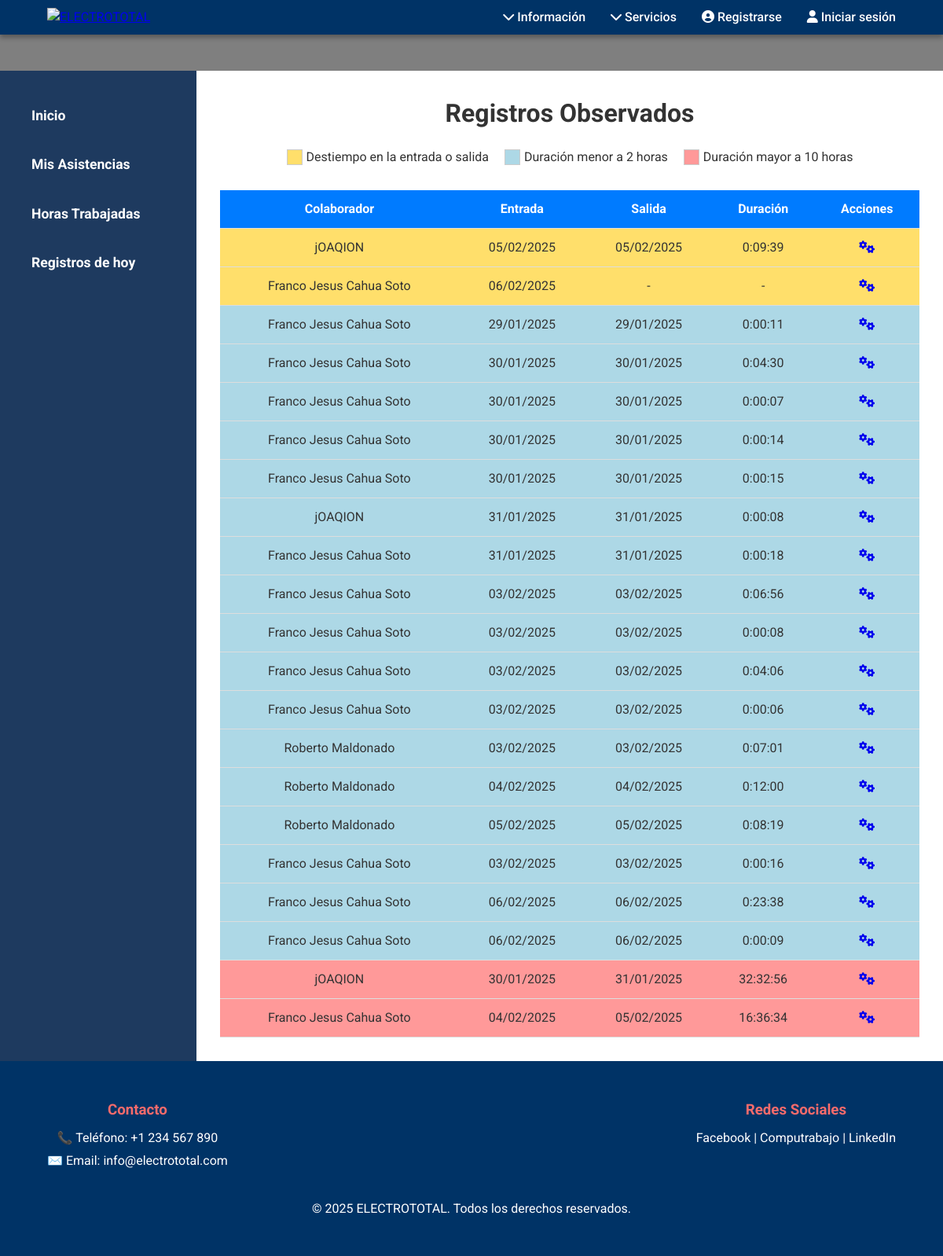
The app's page /personal/adminDashboard/observedList/, older data.
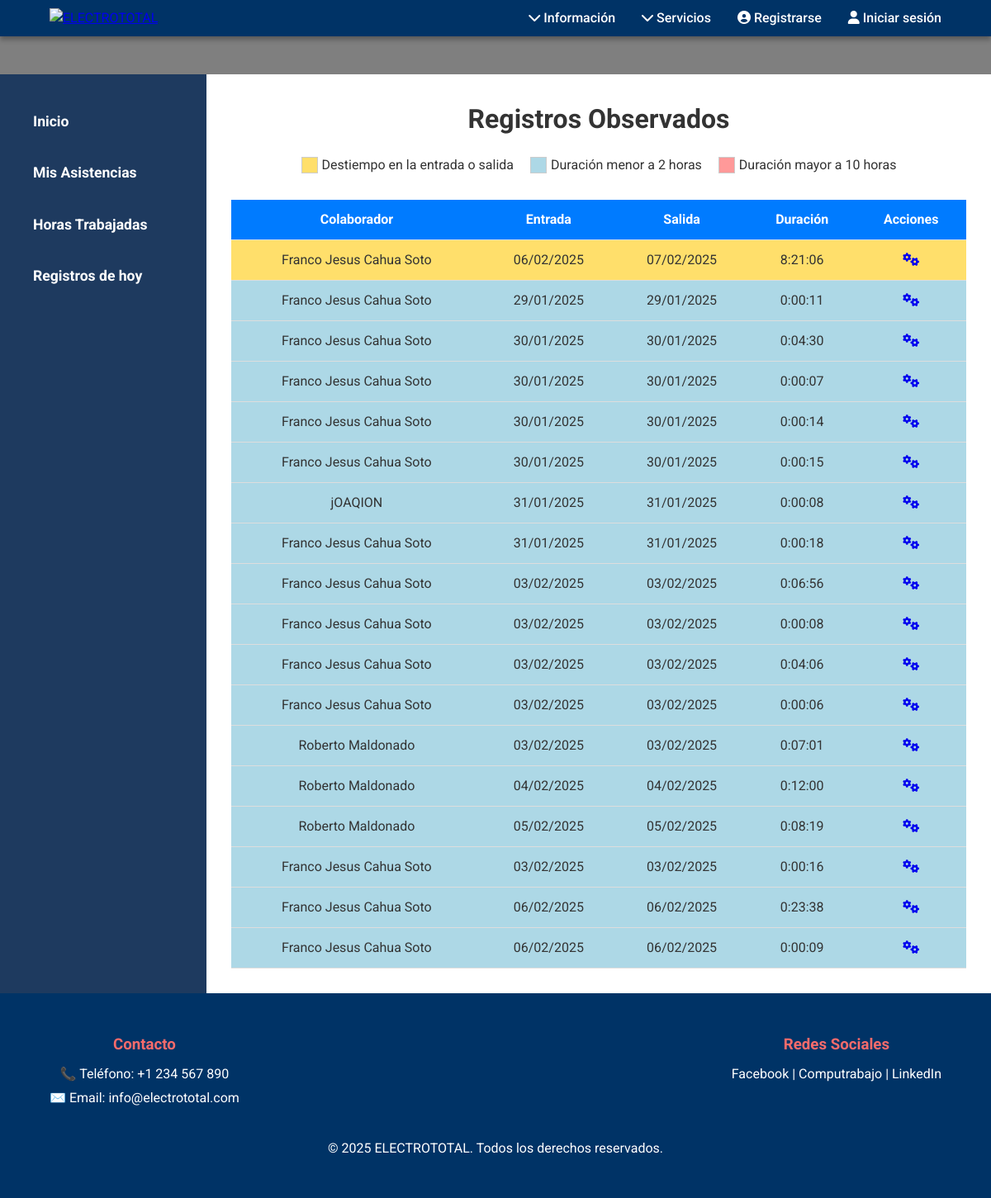
The same page, newer data.
### personal/models.py (models this page shows, shortened)
class AttendanceRecord(models.Model):
    isDelete=models.BooleanField(default=False)
    collaborator=models.ForeignKey(Collaborator, on_delete=models.CASCADE)
    inRecord=models.ForeignKey(Record, on_delete=models.CASCADE, related_name='input')
    outRecord=models.ForeignKey(Record, on_delete=models.CASCADE,blank=True,null=True, related_name='output')
    isLunch=models.BooleanField(default=False)
    objects=ModelManager()

class Collaborator(models.Model):
    isDelete= models.BooleanField(default=False)
    user = models.OneToOneField(CustomUser, on_delete=models.CASCADE)
    favoritePlaceIsOffice=models.BooleanField(default=False)
    isWorking=models.IntegerField(default=-1)
    objects=ModelManager()

class CustomUser(AbstractUser):
    isDelete= models.BooleanField(default=False)
    isAdmin = models.BooleanField(default=False)

class Record(models.Model):
    isDelete= models.BooleanField(default=False)
    typeIsInput= models.BooleanField(default=True)
    placeIsOffice=models.BooleanField(default=False)
    collaborator=models.ForeignKey(Collaborator, on_delete=models.CASCADE)
    placeDescription=models.CharField(max_length=30,blank=True,null=True)
    partialDateTime = models.DateTimeField(default=timezone.now )
    dateTime=models.DateTimeField(default=timezone.now)
    unTimelyDateTime = models.DateTimeField(null=True, blank=True)
    photo = models.ImageField(upload_to='fotos_asistencia/')
    objects=ModelManager()

### personal/views.py (the view)
# urls.py: path('adminDashboard/observedList/', views.attendanceObservationsView, name='observedList'), #
def attendanceObservationsView(request):
    attendance_records = AttendanceRecord.objects.enables()
    observed_recordsUnTimely = []
    observedRecordsShort = []
    observedRecordsLarge = []
    totalUnTimely, totalShort, totalLarge = 0, 0, 0
    for record in attendance_records:
        observed_status = isObserved(record)
        hoursWorked, _  = calculateHoursWorked(record)
        if observed_status == 0:
            observed_recordsUnTimely.append((record, hoursWorked))
            totalUnTimely += hoursWorked
        elif observed_status == 1:
            observedRecordsShort.append((record, hoursWorked))
            totalShort += hoursWorked
        elif observed_status == 2:
            observedRecordsLarge.append((record, hoursWorked))
            totalLarge += hoursWorked
    return render(request, 'attendanceObservations.html', {
        'records_unTimely': observed_recordsUnTimely,
        'records_short': observedRecordsShort,
        'records_large': observedRecordsLarge,
        'total_unTimely': totalUnTimely,
        'total_short': totalShort,
        'total_large': totalLarge,
    })

### personal/models.py (called while the page is built)
    def enables(self):
        return self.filter(isDelete=False)

### personal/scripts.py (called while the page is built)
def calculateHoursWorked(attendanceRecord):
    try:
        inRecordDT=attendanceRecord.inRecord.dateTime
        outRecordDT=attendanceRecord.outRecord.dateTime
        diff=outRecordDT-inRecordDT
        diffHours=diff.total_seconds() / 3600
        launch=isLaunch(inRecordDT,diffHours)
        if launch:
            diffHours -= 1
    except:
        diffHours=0
        launch=False
    return diffHours,launch

def isLaunch(inRecordDT, diffHours):
    peru_tz = pytz.timezone("America/Lima")
    inRecordDT = inRecordDT.astimezone(peru_tz)
    return inRecordDT.hour < 12 and diffHours > 5

def isObserved(attendance_record):
    if attendance_record.inRecord.unTimelyDateTime or (attendance_record.outRecord and attendance_record.outRecord.unTimelyDateTime):
        return 0
    if attendance_record.outRecord:
        time_diff, _ = calculateHoursWorked(attendance_record)
        if time_diff < 1:
            return 1
        elif time_diff>10:
            return 2
    return -1

### personal/templates/attendanceObservations.html (shortened to what this page needs)
{% extends 'baseHome.html' %}
{% load custom_filters %}
{% block content_dashboard %}
    <h1>Registros Observados</h1>
    <div style="display: flex; justify-content: center; gap: 20px; margin-bottom: 20px;">
        <div style="display: flex; align-items: center;">
            <div style="width: 20px; height: 20px; background-color: rgb(255, 223, 107); border: 1px solid #ccc; margin-right: 5px;"></div>
            <span>Destiempo en la entrada o salida</span>
        </div>
        <div style="display: flex; align-items: center;">
            <div style="width: 20px; height: 20px; background-color: rgb(173, 216, 230); border: 1px solid #ccc; margin-right: 5px;"></div>
            <span>Duración menor a 2 horas</span>
        </div>
        <div style="display: flex; align-items: center;">
            <div style="width: 20px; height: 20px; background-color: rgb(255, 153, 153); border: 1px solid #ccc; margin-right: 5px;"></div>
            <span>Duración mayor a 10 horas</span>
        </div>
    </div>
    <div class="table-wrapper">
        <table>
            <thead>
                <tr>
                    <th>Colaborador</th>
                    <th>Entrada</th>
                    <th>Salida</th>
                    <th>Duración</th>
                    <th>Acciones</th>
                </tr>
            </thead>
            <tbody>
                {% for record, hour in records_unTimely %}
                    <tr class="row-warning">
                        <td>{{ record.collaborator.user.first_name }}</td>
                        <td>{{ record.inRecord.dateTime|date:"d/m/Y" }}</td>
                        <td>{{ record.outRecord.dateTime|date:"d/m/Y"|default:"-" }}</td>
                        <td>
                            {% if record.outRecord %}
                                {{ hour|float_to_hms }}
                            {% else %}
                                -
                            {% endif %}
                        </td>
                        <td>
                            <a href="{% url 'attendanceRecord' attendanceRecord_id=record.id %}">
                                <i class="fa fa-cogs" aria-hidden="true"></i>
                            </a>
                        </td>
                    </tr>
                {% endfor %}
                {% for record, hour in records_short %}
                    <tr class="row-info">
                        <td>{{ record.collaborator.user.first_name }}</td>
                        <td>{{ record.inRecord.dateTime|date:"d/m/Y" }}</td>
                        <td>{{ record.outRecord.dateTime|date:"d/m/Y"|default:"-" }}</td>
                        <td>{{ hour|float_to_hms }}</td>
                        <td>
                            <a href="{% url 'attendanceRecord' attendanceRecord_id=record.id %}">
                                <i class="fa fa-cogs" aria-hidden="true"></i>
                            </a>
                        </td>
                    </tr>
                {% endfor %}
                {% for record, hour in records_large %}
                    <tr class="row-danger">
                        <td>{{ record.collaborator.user.first_name }}</td>
                        <td>{{ record.inRecord.dateTime|date:"d/m/Y" }}</td>
                        <td>{{ record.outRecord.dateTime|date:"d/m/Y"|default:"-" }}</td>
                        <td>{{ hour|float_to_hms }}</td>
                        <td>
                            <a href="{% url 'attendanceRecord' attendanceRecord_id=record.id %}">
                                <i class="fa fa-cogs" aria-hidden="true"></i>
                            </a>
                        </td>
                    </tr>
                {% endfor %}
            </tbody>
        </table>
    </div>
{% endblock %}

Row changes from the older to the newer data that the page shows:
no longer on this page (row edited): AttendanceRecord: collaborator.user.first_name "jOAQION", inRecord.dateTime "05/02/2025", outRecord.dateTime "05/02/2025", hour "0:09:39", shown under "Registros Observados"
no longer on this page (row edited): AttendanceRecord: collaborator.user.first_name "jOAQION", inRecord.dateTime "30/01/2025", outRecord.dateTime "31/01/2025", hour "32:32:56"
no longer on this page (row edited): AttendanceRecord: collaborator.user.first_name "Franco Jesus Cahua Soto", inRecord.dateTime "04/02/2025", outRecord.dateTime "05/02/2025", hour "16:36:34"
changed AttendanceRecord (number 1 of 18 on the later page): outRecord.dateTime "-" → "07/02/2025"; hour (not shown) → "8:21:06"; no longer shows "-"
